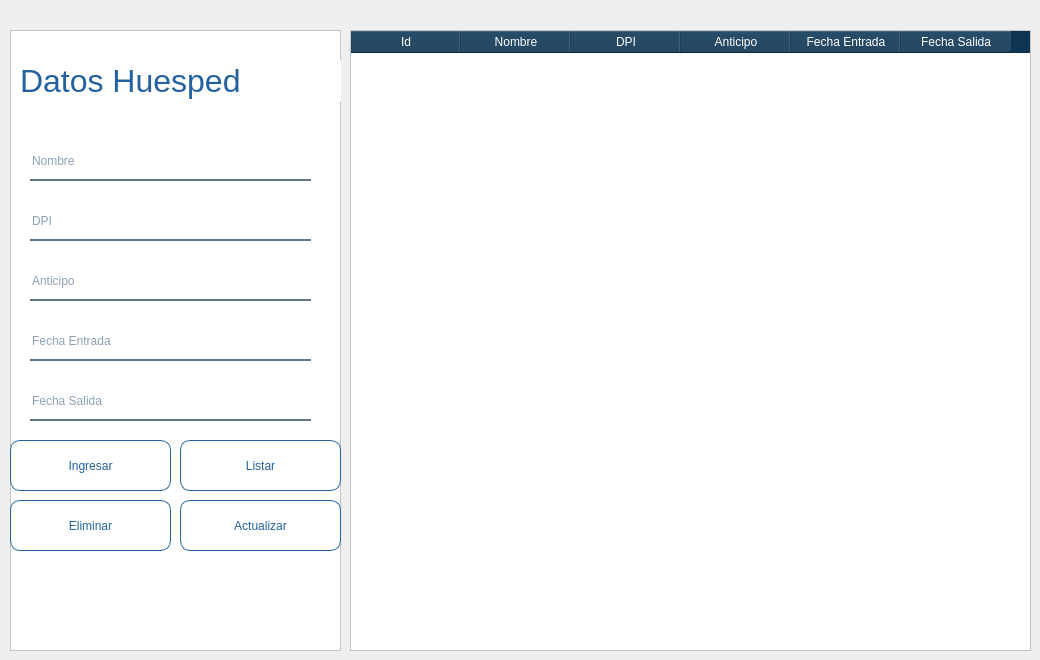
               <widget class="QWidget" name="page_hab1">
                <widget class="QFrame" name="frame_9">
                 <property name="geometry">
                  <rect>
                   <x>10</x>
                   <y>30</y>
                   <width>331</width>
                   <height>621</height>
                  </rect>
                 </property>
                 <property name="styleSheet">
                  <string notr="true">QPushButton{
    background: white;
    border: 1px solid #2361a0; /* Cambiar el color del borde a azul oscuro */
    border-radius: 10px;
    font: 75 9pt &quot;MS Shell Dlg 2t&quot;;
/* Cambiar el color de fondo a azul oscuro */
    color: #2361a0;
}

QPushButton:hover{

background-color: qlineargradient(spread:pad, x1:0, y1:0.505682, x2:1, y2:0.477, stop:0 rgba(14, 52, 83, 1), stop:1 rgba(14, 52, 83, 1));
color: rgb(255, 255, 255);

}
QFrame{
background-color: rgb(255, 255, 255); /* Cambiar el color de fondo a azul oscuro */
}
QLabel{
    color: #2361a0;
}
QLineEdit{
background-color: rgb(255, 255, 255);
border:none;
border-bottom:2px solid rgba(46, 82, 101, 200);
   /*color: #2361a0;*/
	color: rgb(25, 68, 112);

padding-bottom:7px;
}

</string>
                 </property>
                 <property name="frameShape">
                  <enum>QFrame::StyledPanel</enum>
                 </property>
                 <property name="frameShadow">
                  <enum>QFrame::Raised</enum>
                 </property>
                 <widget class="QLabel" name="label_3">
                  <property name="geometry">
                   <rect>
                    <x>10</x>
                    <y>30</y>
                    <width>331</width>
                    <height>41</height>
                   </rect>
                  </property>
                  <property name="font">
                   <font>
                    <pointsize>24</pointsize>
                   </font>
                  </property>
                  <property name="text">
                   <string>Datos Huesped</string>
                  </property>
                 </widget>
                 <widget class="QLineEdit" name="lnl_nombreH">
                  <property name="geometry">
                   <rect>
                    <x>20</x>
                    <y>120</y>
                    <width>281</width>
                    <height>31</height>
                   </rect>
                  </property>
                  <property name="placeholderText">
                   <string>Nombre</string>
                  </property>
                 </widget>
                 <widget class="QLineEdit" name="lnl_dpiH">
                  <property name="geometry">
                   <rect>
                    <x>20</x>
                    <y>180</y>
                    <width>281</width>
                    <height>31</height>
                   </rect>
                  </property>
                  <property name="placeholderText">
                   <string>DPI</string>
                  </property>
                 </widget>
                 <widget class="QLineEdit" name="lnl_anticipo">
                  <property name="geometry">
                   <rect>
                    <x>20</x>
                    <y>240</y>
                    <width>281</width>
                    <height>31</height>
                   </rect>
                  </property>
                  <property name="placeholderText">
                   <string>Anticipo</string>
                  </property>
                 </widget>
                 <widget class="QLineEdit" name="lnl_entradaH">
                  <property name="geometry">
                   <rect>
                    <x>20</x>
                    <y>300</y>
                    <width>281</width>
                    <height>31</height>
                   </rect>
                  </property>
                  <property name="placeholderText">
                   <string>Fecha Entrada</string>
                  </property>
                 </widget>
                 <widget class="QLineEdit" name="lnl_salidaH">
                  <property name="geometry">
                   <rect>
                    <x>20</x>
                    <y>360</y>
                    <width>281</width>
                    <height>31</height>
                   </rect>
                  </property>
                  <property name="placeholderText">
                   <string>Fecha Salida</string>
                  </property>
                 </widget>
                 <widget class="QPushButton" name="btn_ingresarH">
                  <property name="geometry">
                   <rect>
                    <x>0</x>
                    <y>410</y>
                    <width>161</width>
                    <height>51</height>
                   </rect>
                  </property>
                  <property name="text">
                   <string>Ingresar</string>
                  </property>
                 </widget>
                 <widget class="QPushButton" name="btn_listarH">
                  <property name="geometry">
                   <rect>
                    <x>170</x>
                    <y>410</y>
                    <width>161</width>
                    <height>51</height>
                   </rect>
                  </property>
                  <property name="text">
                   <string>Listar</string>
                  </property>
                 </widget>
                 <widget class="QPushButton" name="btn_eliminarH">
                  <property name="geometry">
                   <rect>
                    <x>0</x>
                    <y>470</y>
                    <width>161</width>
                    <height>51</height>
                   </rect>
                  </property>
                  <property name="text">
                   <string>Eliminar</string>
                  </property>
                 </widget>
                 <widget class="QPushButton" name="btn_actualizarH">
                  <property name="geometry">
                   <rect>
                    <x>170</x>
                    <y>470</y>
                    <width>161</width>
                    <height>51</height>
                   </rect>
                  </property>
                  <property name="text">
                   <string>Actualizar</string>
                  </property>
                 </widget>
                </widget>
                <widget class="QTableWidget" name="tablaHuesped">
                 <property name="geometry">
                  <rect>
                   <x>350</x>
                   <y>30</y>
                   <width>681</width>
                   <height>621</height>
                  </rect>
                 </property>
                 <property name="styleSheet">
                  <string notr="true">QHeaderView
{
Fondo: transparente; 
background-color: #0e3453; /* Color de la barra superior de la derecha*/
border-top-left-radius:20p;
 /* Color de letra de la parte superior*/
	color: rgb(255, 255, 255);
font: 77 10pt &quot;Gadugi&quot;;
}

QHeaderView:hover
{
background-color: rgb(225, 225, 225); /* ni iedea que cambia */
border-top-left-radius:20p;
}
QHeaderView:section
{
background-color: #0e3453; /*Para cambiar el color de la barra superior*/
border-top-left-radius:20p;
padding: 2px;
font-size:11 pt;

}
QTableWidget{
background-color: rgb(255, 255, 255); /*Cambiar el color de la mera tabla*/
gridline-color: rgb(24, 30, 50); /* Cambia el color del borde al seleccionar una selda de la tabla*/
font-size: 11pt;
border-top-left-radius:20p;
color: rgb(0,126,249); /* Color de la letra en la tabla */ 
font: 77 10pt &quot;Gadugi&quot;;
}
QTableWidgetQTableCornerButton::section{
background-color: rgb(225, 225, 225); /* ni idea que hace*/
border: 1px solid rgb(0,126,249);
}
QTableView QTableCornerButton::section {
background-color: rgb(225, 225, 225); /* Cambia el color del boton de la izquierda superior*/ 
/*border: 1px solid rgb(0, 126, 249);*/
}</string>
                 </property>
                 <attribute name="horizontalHeaderDefaultSectionSize">
                  <number>110</number>
                 </attribute>
                 <column>
                  <property name="text">
                   <string>Id</string>
                  </property>
                 </column>
                 <column>
                  <property name="text">
                   <string>Nombre</string>
                  </property>
                 </column>
                 <column>
                  <property name="text">
                   <string>DPI</string>
                  </property>
                 </column>
                 <column>
                  <property name="text">
                   <string>Anticipo</string>
                  </property>
                 </column>
                 <column>
                  <property name="text">
                   <string>Fecha Entrada</string>
                  </property>
                 </column>
                 <column>
                  <property name="text">
                   <string>Fecha Salida</string>
                  </property>
                 </column>
                </widget>
               </widget>
